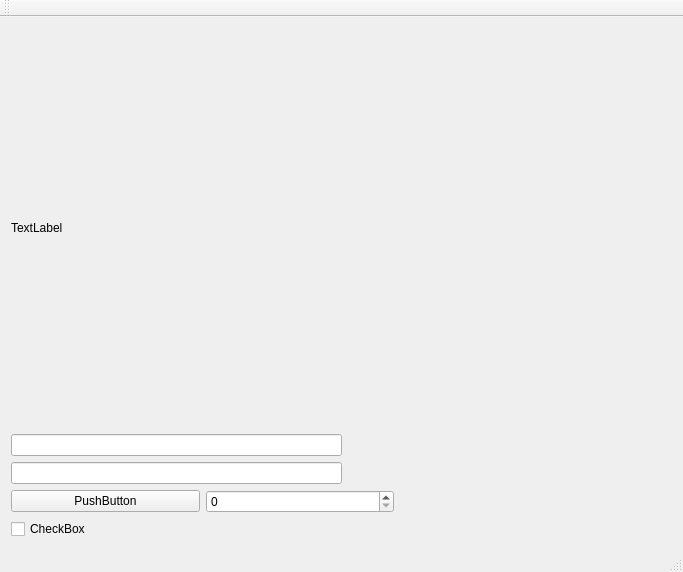
<?xml version="1.0" encoding="UTF-8"?>
<ui version="4.0">
 <class>MainWindow</class>
 <widget class="QMainWindow" name="MainWindow">
  <property name="geometry">
   <rect>
    <x>0</x>
    <y>0</y>
    <width>683</width>
    <height>572</height>
   </rect>
  </property>
  <property name="windowTitle">
   <string>MainWindow</string>
  </property>
  <widget class="QWidget" name="centralWidget">
   <layout class="QVBoxLayout" name="verticalLayout">
    <item>
     <widget class="QLabel" name="label">
      <property name="text">
       <string>TextLabel</string>
      </property>
     </widget>
    </item>
    <item>
     <layout class="QGridLayout" name="gridLayout">
      <item row="0" column="0">
       <widget class="QLineEdit" name="lineEdit_2"/>
      </item>
      <item row="0" column="1">
       <spacer name="horizontalSpacer_2">
        <property name="orientation">
         <enum>Qt::Horizontal</enum>
        </property>
        <property name="sizeHint" stdset="0">
         <size>
          <width>40</width>
          <height>20</height>
         </size>
        </property>
       </spacer>
      </item>
      <item row="1" column="0">
       <widget class="QLineEdit" name="lineEdit"/>
      </item>
      <item row="1" column="1">
       <spacer name="horizontalSpacer_3">
        <property name="orientation">
         <enum>Qt::Horizontal</enum>
        </property>
        <property name="sizeHint" stdset="0">
         <size>
          <width>40</width>
          <height>20</height>
         </size>
        </property>
       </spacer>
      </item>
     </layout>
    </item>
    <item>
     <layout class="QHBoxLayout" name="horizontalLayout">
      <item>
       <widget class="QPushButton" name="pushButton">
        <property name="text">
         <string>PushButton</string>
        </property>
       </widget>
      </item>
      <item>
       <widget class="QSpinBox" name="spinBox"/>
      </item>
      <item>
       <spacer name="horizontalSpacer">
        <property name="orientation">
         <enum>Qt::Horizontal</enum>
        </property>
        <property name="sizeType">
         <enum>QSizePolicy::Preferred</enum>
        </property>
        <property name="sizeHint" stdset="0">
         <size>
          <width>278</width>
          <height>20</height>
         </size>
        </property>
       </spacer>
      </item>
     </layout>
    </item>
    <item>
     <layout class="QHBoxLayout" name="horizontalLayout_2">
      <item>
       <widget class="QCheckBox" name="checkBox">
        <property name="text">
         <string>CheckBox</string>
        </property>
       </widget>
      </item>
      <item>
       <spacer name="horizontalSpacer_4">
        <property name="orientation">
         <enum>Qt::Horizontal</enum>
        </property>
        <property name="sizeHint" stdset="0">
         <size>
          <width>40</width>
          <height>20</height>
         </size>
        </property>
       </spacer>
      </item>
     </layout>
    </item>
   </layout>
  </widget>
  <widget class="QMenuBar" name="menuBar">
   <property name="geometry">
    <rect>
     <x>0</x>
     <y>0</y>
     <width>683</width>
     <height>23</height>
    </rect>
   </property>
  </widget>
  <widget class="QToolBar" name="mainToolBar">
   <attribute name="toolBarArea">
    <enum>TopToolBarArea</enum>
   </attribute>
   <attribute name="toolBarBreak">
    <bool>false</bool>
   </attribute>
  </widget>
  <widget class="QStatusBar" name="statusBar"/>
 </widget>
 <layoutdefault spacing="6" margin="11"/>
 <resources/>
 <connections/>
</ui>
